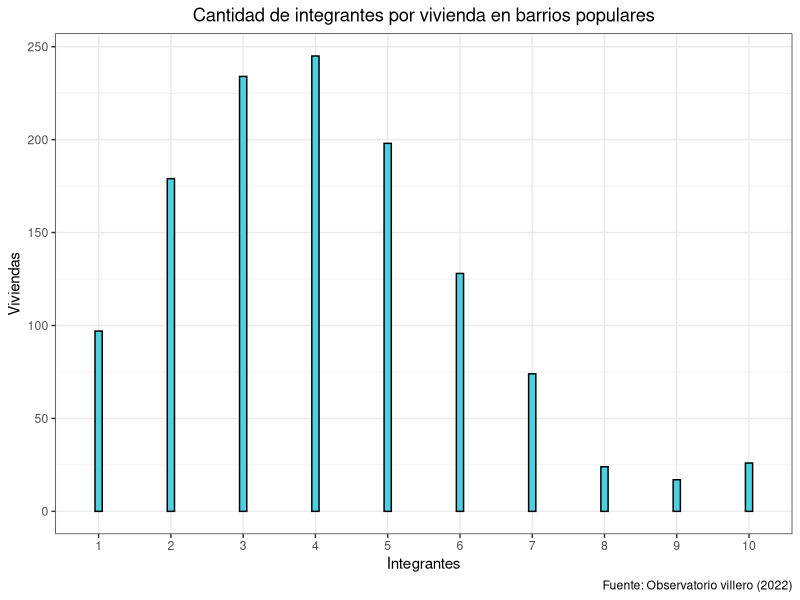

The R script that drew this image:
install.packages("tidyverse")

library(readxl)
library(ggplot2)

# Leo el xlsx
df = read_excel("Datos_LP.xlsx", sheet = "FILTRO");

data = data.frame(
  integrantes = as.factor(df$`Cantidad Integrantes`)
)

ggplot(data, aes(x=integrantes)) +
  geom_bar(fill="#4dd0e1", color="black", width=.1) +
  xlab("Integrantes") +
  ylab("Viviendas") +
  labs(title = "Cantidad de integrantes por vivienda en barrios populares",
       caption = "Fuente: Observatorio villero (2022)") +
  theme_bw() +
  theme(plot.title = element_text(hjust = 0.5))

